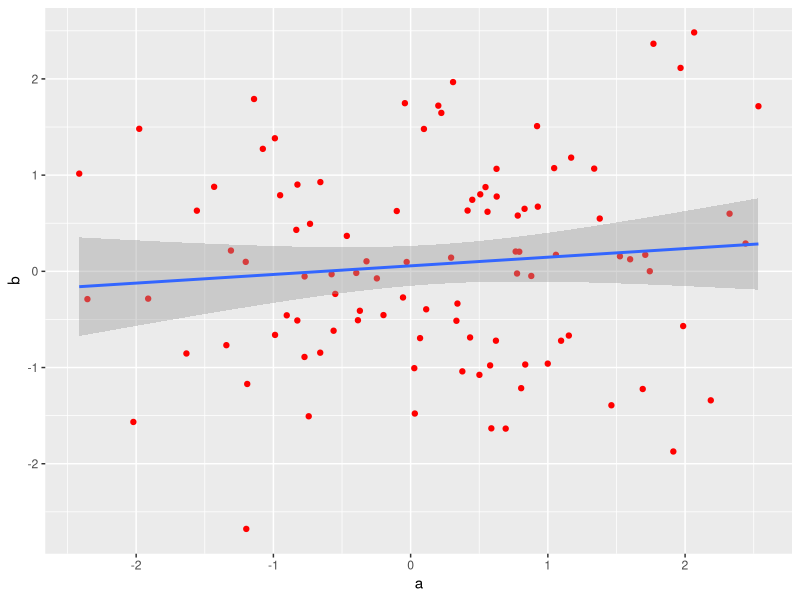
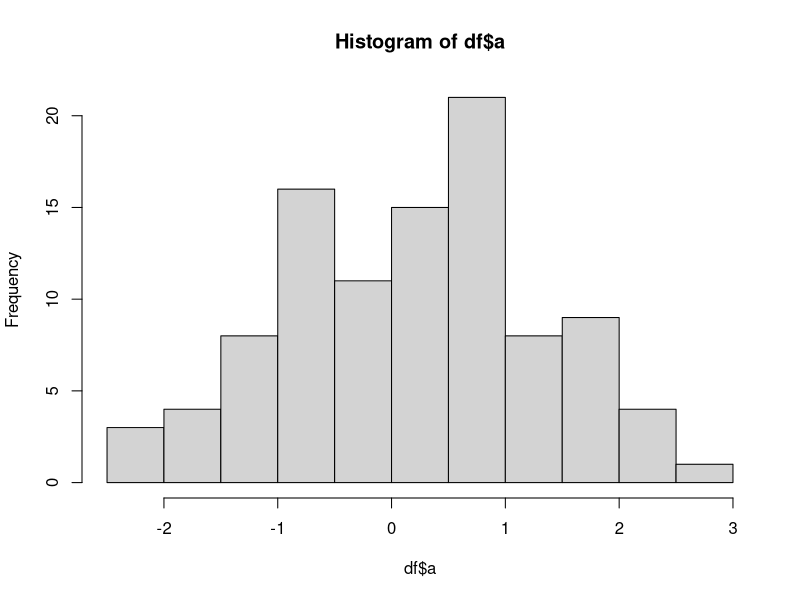
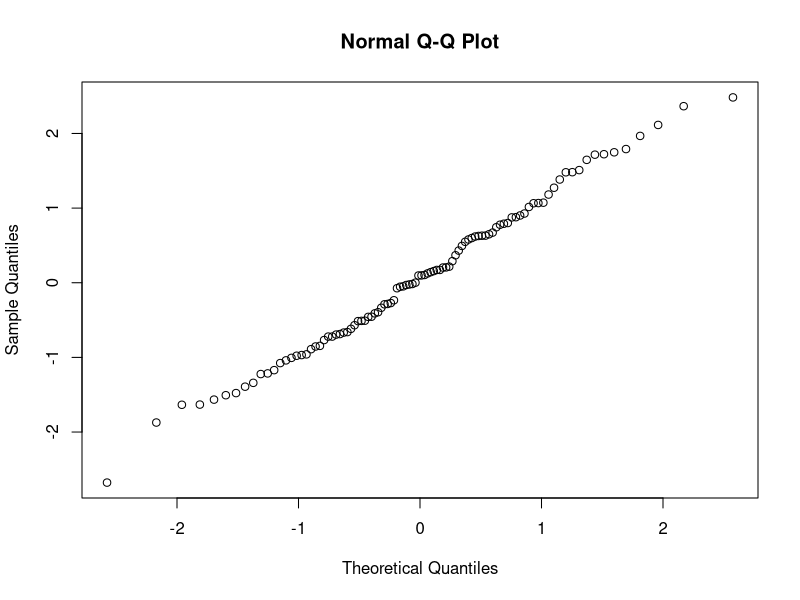

These charts were generated, in order, by the following R code:
library("ggplot2")

df <- data.frame(a = rnorm(100), b = rnorm(100))

ggplot(df, aes(a, b)) + geom_point(color = "red") + geom_smooth(method = "lm")

hist(df$a)

qqnorm(df$b)

lm(a ~ b, data = df)